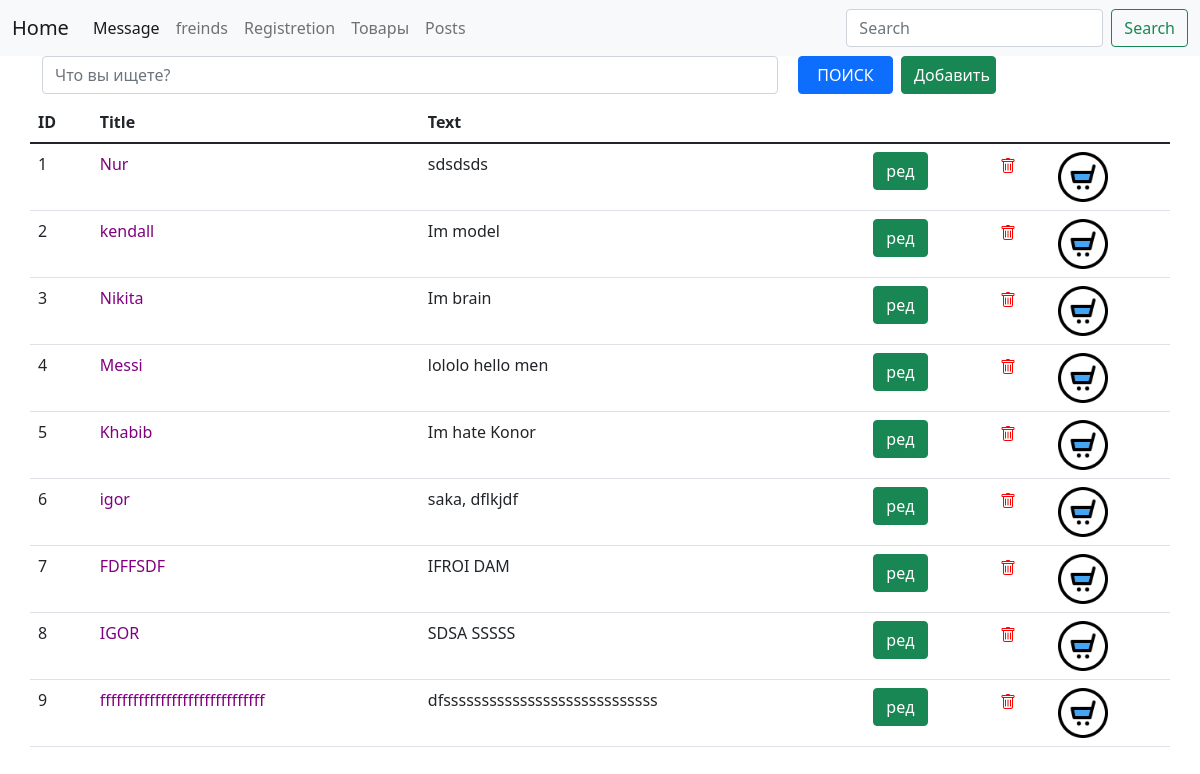
/posts/, run on an earlier commit of the app's database.
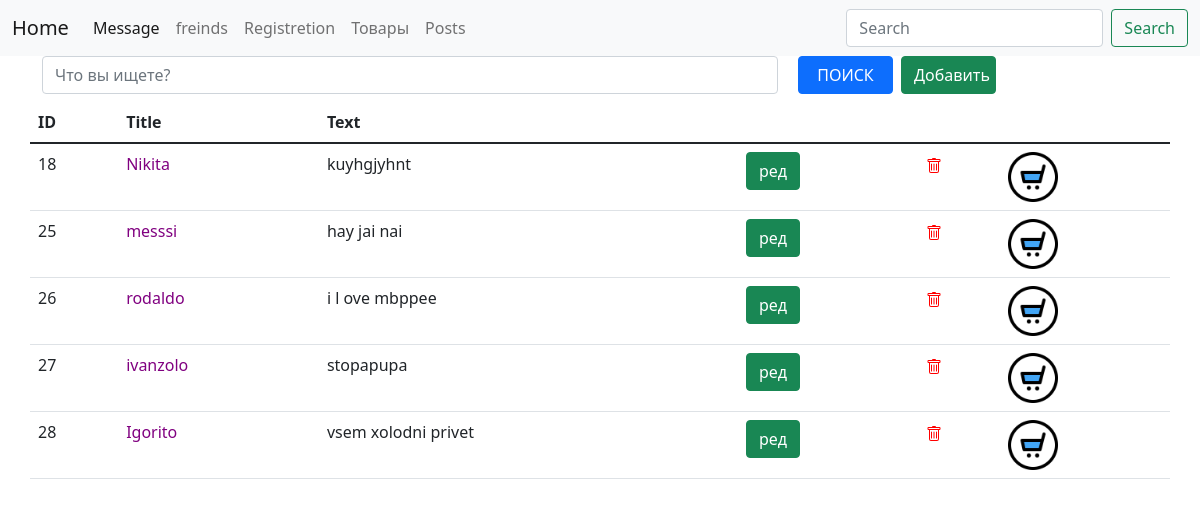
And on a later commit of the database.
### posts/models.py (models this page shows, shortened)
class Post(models.Model):
	title = models.CharField(max_length = 30, verbose_name='Заголовок')
	text = models.TextField(verbose_name='Статья')
	cover = models.ImageField(upload_to='post_covers/', null=True, blank=True, default='post_covers/default.png')

### posts/views.py (the view)
# urls.py: path('posts/', views.posts_list, name = 'posts_list'),
def posts_list(request):
	search = request.GET.get('q', '')
	if search:
		posts = Post.objects.filter(text__contains=search)
	else:
		posts = Post.objects.all()
	context = {
		'posts': posts,
		'search_word': search
	}
	return render (request, "posts/posts_list.html", context)

### posts/templates/posts/posts_list.html (shortened to what this page needs)
{% extends "posts/base.html" %}
{% load static %}
{% block content %}
<div class="container">
   <form action = "{%  url 'posts_list' %}">
      <div class="row mt-05 gap-2">
         <table class="table">
            <div class="col-8">
               <input type="text"  class="form-control" placeholder="Что вы ищете?" name="q" value="{{search_word}}">
            </div>
            <button class="btn btn-primary col-1">ПОИСК</button>
   </form>
   <a class=" btn btn-success col-1" href="{% url 'post_create' %}"> Добавить</a>
      <thead>
         <tr>
         <th scope="col">ID</th>
         <th scope="col">Title</th>
         <th scope="col">Text</th>
         <td></td>
         <td></td>
         <td></td>
         </tr>
      </thead>
      <tbody>
         {% for p in posts  %}
            <tr>
               <td>{{p.id}}</td>
               <td>
                  <a href="{% url 'post_detail' p.id%}" class="post-link">{{ p.title}} </a>
               </td>
               <td>{{p.text}}</td>
               <td>
                  <a href="{% url 'post_update' p.id%}" class="btn btn-success">ред</a>
               </td>
               <td>
                  <a href="{% url 'post_delete' p.id%}" class="delete-link">
                  </a>
               </td>
               <td>
                  {% if p.cover%}
                  <img src="{{p.cover.url}}" alt="">
                  {% else %}
                  <img src="{% static 'posts/images/default.png' %}"width = "50" height="50" >
                  {% endif %}
               </td>
            </tr>
         {% endfor %}
      </tbody>
      </div>
{% endblock%}

### posts/templates/posts/base.html (shortened to what this page needs)
{% load static%}
<!DOCTYPE html>
<html>
<head>
    <link href="{% static 'posts/css/bootstrap.min.css' %}" rel="stylesheet">
    <link href="https://cdn.jsdelivr.net/npm/bootstrap@5.1.3/dist/css/bootstrap.min.css" rel="stylesheet">
    <link href="/docs/5.1/dist/css/bootstrap.min.css" rel="stylesheet">
    <link rel="stylesheet" href="{%  static 'posts/css/custom.css' %}">
</head>
<body>
  <header>
    <nav class="navbar navbar-expand-lg navbar-light bg-light">
      <div class="container-fluid">
        <a class="navbar-brand" href="{% url 'index' %}">Home</a>
        <div class="collapse navbar-collapse" id="navbarTogglerDemo03">
          <ul class="navbar-nav me-auto mb-2 mb-lg-0">
            <li class="nav-item">
              <a class="nav-link active" aria-current="page" href="{% url 'message' %}">Message</a>
            </li>
            <li class="nav-item">
              <a class="nav-link" href="{% url 'user_list' %}">freinds</a>
            </li>
            <li class="nav-item">
              <a class="nav-link" href="{% url 'login' %}">Registretion</a>
            </li>
            <li class="nav-item">
              <a class="nav-link" href="{% url 'advertisement' %}">Товары </a>
            </li>
            <li class="nav-item">
              <a class="nav-link" href="{% url 'posts_list' %}">Posts</a>
            </li>
          </ul>
          <form class="d-flex">
            <input class="form-control me-2" type="search" placeholder="Search" aria-label="Search">
            <button class="btn btn-outline-success" type="submit">Search</button>
          </form>
        </div>
      </div>
    </nav>
  </header>
{% block content%}
{% endblock content%}
</body>
</html>

### posts/static/posts/css/custom.css (style rules this page uses)
.post-link, .post-link:hover, .post-link:active { color: purple; text-decoration: none; }
.delete-link svg { fill: red; }

What changed in the data, as far as the page shows it:
removed Post: id "1", title "Nur", text "sdsdsds"
removed Post: id "2", title "kendall", text "Im model"
removed Post: id "3", title "Nikita", text "Im brain"
removed Post: id "4", title "Messi", text "lololo hello men"
removed Post: id "5", title "Khabib", text "Im hate Konor"
removed Post: id "6", title "igor", text "saka, dflkjdf"
removed Post: id "7", title "FDFFSDF", text "IFROI DAM"
removed Post: id "8", title "IGOR", text "SDSA SSSSS"
removed Post: id "9", title "ffffffffffffffffffffffffffffff", text "dfssssssssssssssssssssssssssss"
added Post: id "18", title "Nikita", text "kuyhgjyhnt"
added Post: id "25", title "messsi", text "hay jai nai"
added Post: id "26", title "rodaldo", text "i l ove mbppee"
added Post: id "27", title "ivanzolo", text "stopapupa"
added Post: id "28", title "Igorito", text "vsem xolodni privet"
